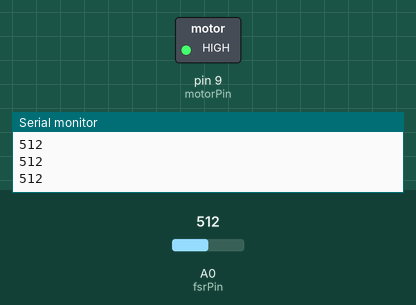
This sketch was run on a simulated Arduino Uno, built with avr-gcc and run on an emulated ATmega328P. Parts: switched loads named in the sketch (green lamp = pin HIGH), the last lines printed to the serial monitor. The inputs (shaded band) are chosen by the test bench; at power-on: A0 (fsrPin) = 512.

Above: at 1.2 s.
1.3 s: A0 (fsrPin) set to 311
2.8 s: A0 (fsrPin) set to 293
At 4.0 s:
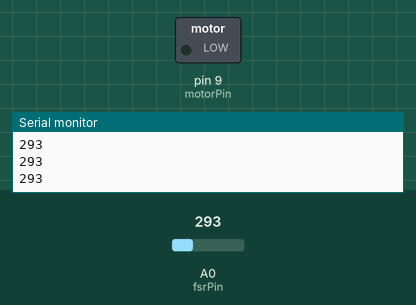
4.3 s: A0 (fsrPin) set to 306
At 5.4 s:
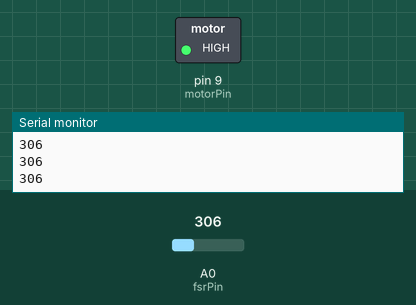
5.8 s: A0 (fsrPin) set to 290
At 6.7 s:
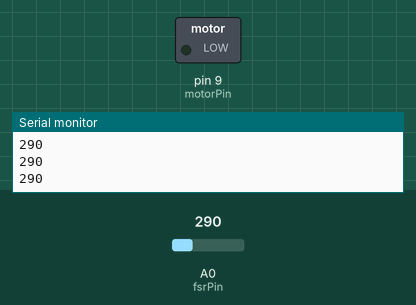
Timing chart, 0 to 8.3 s (numbered marks = the images above; inputs shaded):
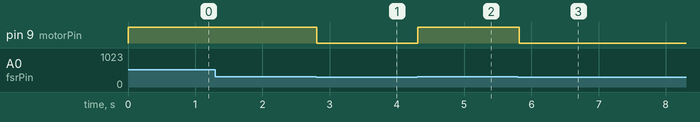

Measured:
- the behaviour switches between 301 and 300 on A0 (fsrPin) (found by bisection; images 0 and 1)
- after the input at 2.8 s, pin 9 (motorPin): HIGH → LOW at once
- after the input at 4.3 s, pin 9 (motorPin): LOW → HIGH at once
- after the input at 5.8 s, pin 9 (motorPin): HIGH → LOW at once

The sketch:

forcedc.ino
```cpp
int fsrPin = A0;
int motorPin = 9;

void setup() {
  pinMode(motorPin, OUTPUT);
  Serial.begin(9600);
}

void loop() {

  int fsrValue = analogRead(fsrPin);

  Serial.println(fsrValue);

  if (fsrValue > 300) {
    digitalWrite(motorPin, HIGH);
  } else {
    digitalWrite(motorPin, LOW);
  }

  delay(100);
}
```
